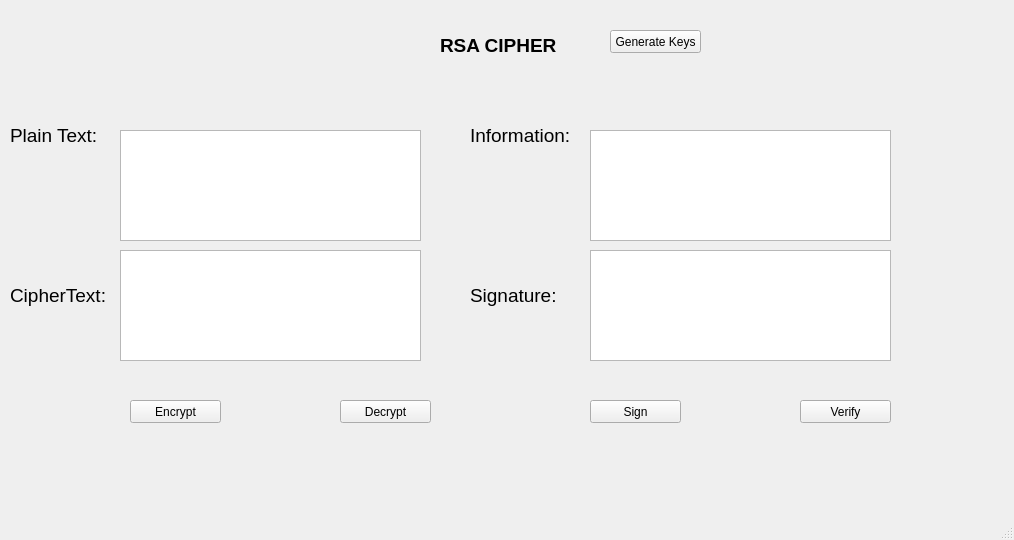
<?xml version="1.0" encoding="UTF-8"?>
<ui version="4.0">
 <class>MainWindow</class>
 <widget class="QMainWindow" name="MainWindow">
  <property name="geometry">
   <rect>
    <x>0</x>
    <y>0</y>
    <width>1014</width>
    <height>540</height>
   </rect>
  </property>
  <property name="windowTitle">
   <string>MainWindow</string>
  </property>
  <widget class="QWidget" name="centralwidget">
   <widget class="QLabel" name="label">
    <property name="geometry">
     <rect>
      <x>440</x>
      <y>20</y>
      <width>141</width>
      <height>51</height>
     </rect>
    </property>
    <property name="font">
     <font>
      <pointsize>14</pointsize>
      <weight>75</weight>
      <bold>true</bold>
     </font>
    </property>
    <property name="text">
     <string>RSA CIPHER</string>
    </property>
   </widget>
   <widget class="QPushButton" name="btn_gen_keys">
    <property name="geometry">
     <rect>
      <x>610</x>
      <y>30</y>
      <width>91</width>
      <height>23</height>
     </rect>
    </property>
    <property name="text">
     <string>Generate Keys</string>
    </property>
   </widget>
   <widget class="QPushButton" name="btn_encrypt">
    <property name="geometry">
     <rect>
      <x>130</x>
      <y>400</y>
      <width>91</width>
      <height>23</height>
     </rect>
    </property>
    <property name="text">
     <string>Encrypt</string>
    </property>
   </widget>
   <widget class="QPushButton" name="btn_decrypt">
    <property name="geometry">
     <rect>
      <x>340</x>
      <y>400</y>
      <width>91</width>
      <height>23</height>
     </rect>
    </property>
    <property name="text">
     <string>Decrypt</string>
    </property>
   </widget>
   <widget class="QPushButton" name="btn_sign">
    <property name="geometry">
     <rect>
      <x>590</x>
      <y>400</y>
      <width>91</width>
      <height>23</height>
     </rect>
    </property>
    <property name="text">
     <string>Sign</string>
    </property>
   </widget>
   <widget class="QPushButton" name="btn_verify">
    <property name="geometry">
     <rect>
      <x>800</x>
      <y>400</y>
      <width>91</width>
      <height>23</height>
     </rect>
    </property>
    <property name="text">
     <string>Verify</string>
    </property>
   </widget>
   <widget class="QLabel" name="label_2">
    <property name="geometry">
     <rect>
      <x>10</x>
      <y>120</y>
      <width>121</width>
      <height>31</height>
     </rect>
    </property>
    <property name="font">
     <font>
      <pointsize>14</pointsize>
     </font>
    </property>
    <property name="text">
     <string>Plain Text:</string>
    </property>
   </widget>
   <widget class="QLabel" name="label_3">
    <property name="geometry">
     <rect>
      <x>10</x>
      <y>280</y>
      <width>121</width>
      <height>31</height>
     </rect>
    </property>
    <property name="font">
     <font>
      <pointsize>14</pointsize>
     </font>
    </property>
    <property name="text">
     <string>CipherText:</string>
    </property>
   </widget>
   <widget class="QLabel" name="label_4">
    <property name="geometry">
     <rect>
      <x>470</x>
      <y>120</y>
      <width>121</width>
      <height>31</height>
     </rect>
    </property>
    <property name="font">
     <font>
      <pointsize>14</pointsize>
     </font>
    </property>
    <property name="text">
     <string>Information:</string>
    </property>
   </widget>
   <widget class="QLabel" name="label_5">
    <property name="geometry">
     <rect>
      <x>470</x>
      <y>280</y>
      <width>121</width>
      <height>31</height>
     </rect>
    </property>
    <property name="font">
     <font>
      <pointsize>14</pointsize>
     </font>
    </property>
    <property name="text">
     <string>Signature:</string>
    </property>
   </widget>
   <widget class="QTextEdit" name="txt_plain_text">
    <property name="geometry">
     <rect>
      <x>120</x>
      <y>130</y>
      <width>301</width>
      <height>111</height>
     </rect>
    </property>
   </widget>
   <widget class="QTextEdit" name="txt_cipher_text">
    <property name="geometry">
     <rect>
      <x>120</x>
      <y>250</y>
      <width>301</width>
      <height>111</height>
     </rect>
    </property>
   </widget>
   <widget class="QTextEdit" name="txt_sign">
    <property name="geometry">
     <rect>
      <x>590</x>
      <y>250</y>
      <width>301</width>
      <height>111</height>
     </rect>
    </property>
   </widget>
   <widget class="QTextEdit" name="txt_info">
    <property name="geometry">
     <rect>
      <x>590</x>
      <y>130</y>
      <width>301</width>
      <height>111</height>
     </rect>
    </property>
   </widget>
  </widget>
  <widget class="QMenuBar" name="menubar">
   <property name="geometry">
    <rect>
     <x>0</x>
     <y>0</y>
     <width>1014</width>
     <height>21</height>
    </rect>
   </property>
  </widget>
  <widget class="QStatusBar" name="statusbar"/>
 </widget>
 <resources/>
 <connections/>
</ui>
